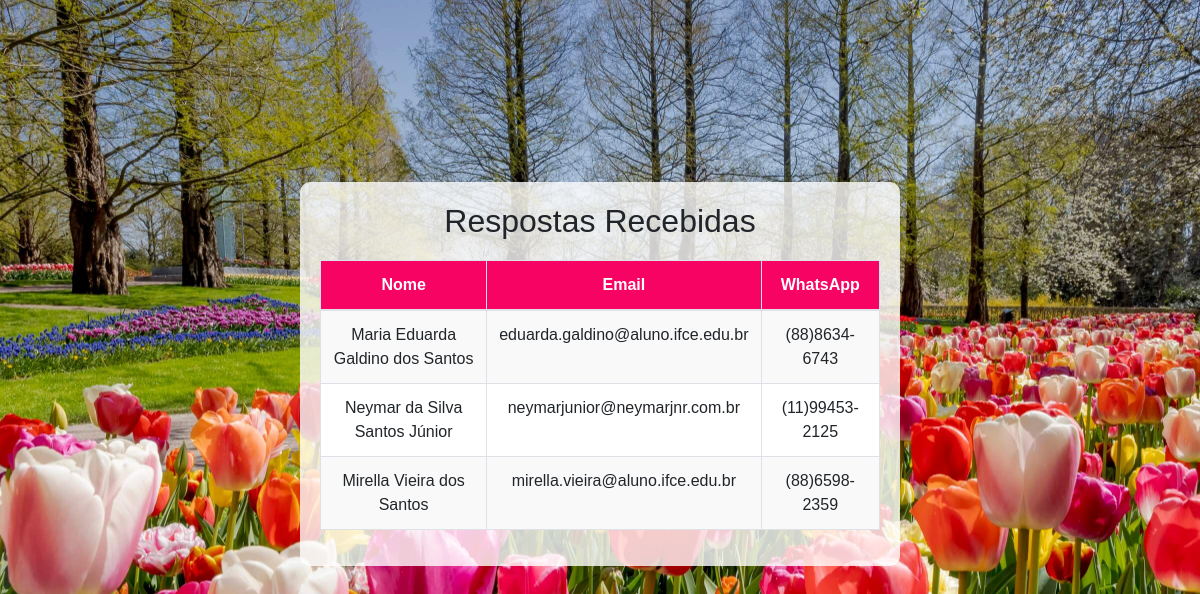
Page /respostas/ (signed in) on the committed database.
### landingpage/models.py (models this page shows, shortened)
class Cliente(models.Model):
    nome = models.CharField(max_length=100, verbose_name="Nome Completo")
    email = models.EmailField(unique=True, verbose_name="E-mail")
    whatsapp = models.CharField(max_length=15, verbose_name="Número do WhatsApp")

### landingpage/views.py (the view)
# urls.py: path('respostas/', views.respostas, name='respostas'),  # Página de respostas
@login_required
@user_passes_test(is_admin, login_url='acesso_negado')  # Redireciona se não for admin
def respostas(request):
    clientes = Cliente.objects.all()
    return render(request, 'landing_page/respostas.html', {'clientes': clientes})

### landingpage/views.py (called while the page is built)
def is_admin(user):
    return user.is_superuser  # Verifica se o usuário é superusuário

### landingpage/templates/landing_page/respostas.html (shortened to what this page needs)
{% load static %}
<!DOCTYPE html>
<html lang="pt-br">
<head>
    <link rel="stylesheet" href="https://stackpath.bootstrapcdn.com/bootstrap/4.3.1/css/bootstrap.min.css">
    <link rel="stylesheet" href="{% static 'css/style.css' %}">
</head>
<body>
    <div class="container3 mt-5">
        <h1>Respostas Recebidas</h1>
        <table class="table table-bordered">
            <thead>
                <tr>
                    <th>Nome</th>
                    <th>Email</th>
                    <th>WhatsApp</th>
                </tr>
            </thead>
            <tbody>
                {% for cliente in clientes %}
                <tr>
                    <td>{{ cliente.nome }}</td>
                    <td>{{ cliente.email }}</td>
                    <td>{{ cliente.whatsapp }}</td>
                </tr>
                {% endfor %}
            </tbody>
        </table>
    </div>
</body>
</html>

### static/css/style.css (style rules this page uses)
body { background-image: url("/static/images/tulipas.jpg"); background-size: cover; background-position: center; background-attachment: fixed; font-family: 'Arial', sans-serif; height: 100vh; display: flex; flex-direction: column; justify-content: space-between; margin: 0; }
html { background-color: rgb(247, 3, 100); }
body { background-image: url("/static/images/tulipas.jpg"); background-size: cover; background-position: center; background-attachment: fixed; font-family: 'Arial', sans-serif; height: 100vh; margin: 0; }
.container3 { max-width: 600px; width: 90%; padding: 20px; border-radius: 10px; background-color: rgba(255, 255, 255, 0.8); box-sizing: border-box; margin-top: 50px; margin-bottom: 100px; height: auto; margin-left: auto; margin-right: auto; }
.container3 h1 { text-align: center; font-size: 2rem; margin-bottom: 20px; }
table { width: 100%; margin-top: 20px; }
th, td { text-align: center; padding: 10px; border: 1px solid #ddd; }
th { background-color: rgb(247, 3, 100); color: white; }
tbody tr:nth-child(odd) { background-color: #f9f9f9; }
tbody tr:nth-child(even) { background-color: #fff; }
body { background-image: url("/static/images/tulipas.jpg"); background-size: cover; background-position: center; background-attachment: fixed; font-family: 'Arial', sans-serif; height: 100vh; margin: 0; display: flex; justify-content: center; align-items: center; }

### rows in the picture
Cliente: nome "Maria Eduarda Galdino dos Santos", email "eduarda.galdino@aluno.ifce.edu.br", whatsapp "(88)8634-6743"
Cliente: nome "Neymar da Silva Santos Júnior", email "neymarjunior@neymarjnr.com.br", whatsapp "(11)99453-2125"
Cliente: nome "Mirella Vieira dos Santos", email "mirella.vieira@aluno.ifce.edu.br", whatsapp "(88)6598-2359"
